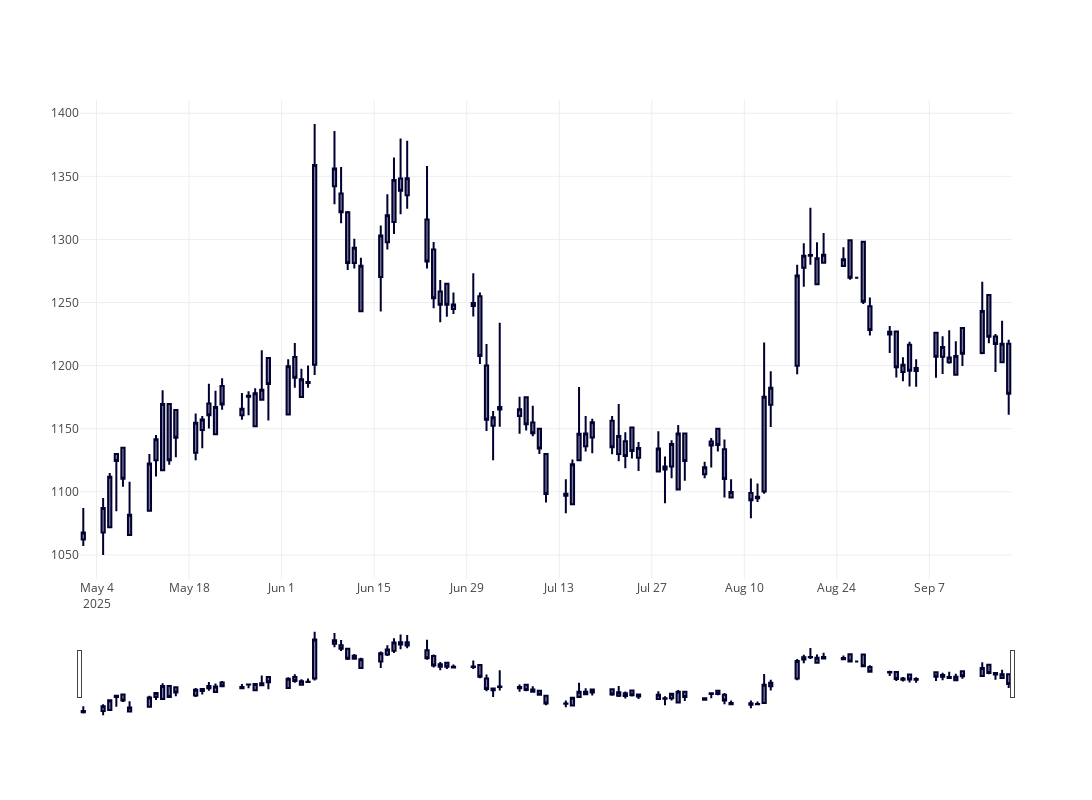

Notebook source saved alongside this figure:
### Code cell
# plot chart

fig = client.get_candlestick_chart(df_godrej)
fig.show()
